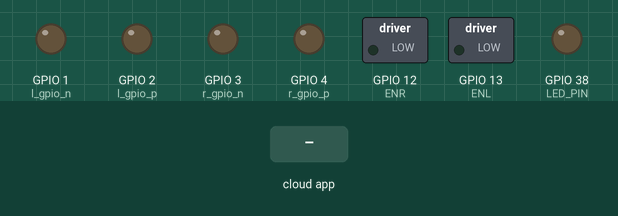
This sketch was run on a simulated ESP32. On the bench: switched loads named in the sketch (green lamp = pin HIGH), output pins drawn as LEDs (lit = HIGH). The test bench sets the inputs (shaded band). The ROS host is connected and sends only what is stated.

Above: at 3.4 s.
3.5 s: the phone or cloud app sets dir to 1
At 5.1 s:
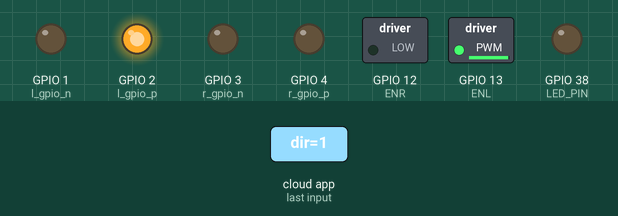
5.6 s: the phone or cloud app sets dir to 2
At 7.2 s:
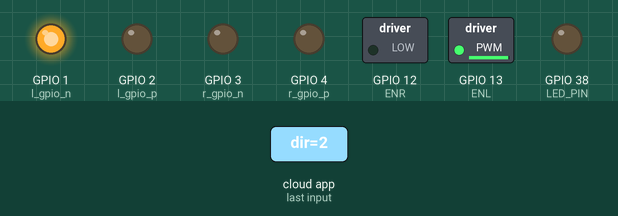
7.7 s: the phone or cloud app sets dir to 3
At 9.3 s:
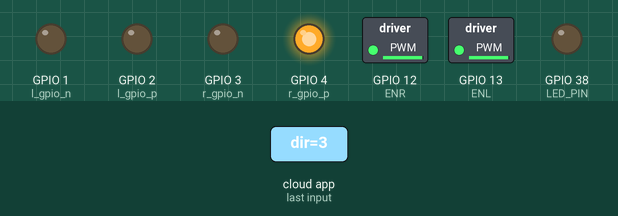
9.8 s: the phone or cloud app sets dir to 4
At 11.5 s:
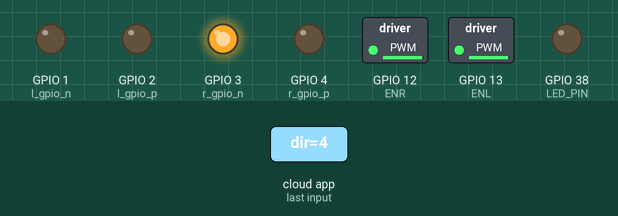
11.9 s: the phone or cloud app sets dir to 1
At 13.8 s:
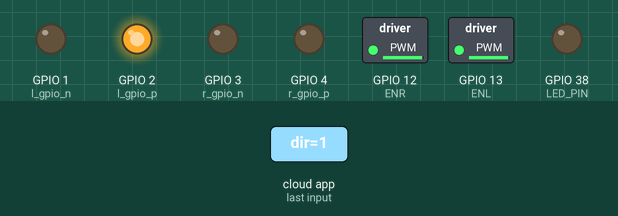
14.1 s: the phone or cloud app sets dir to 2
At 15.4 s:
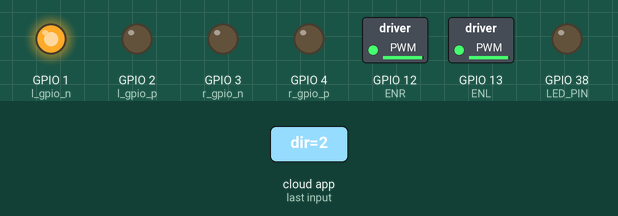
Timing chart, 0 to 17.1 s (numbered marks = the images above; inputs shaded):
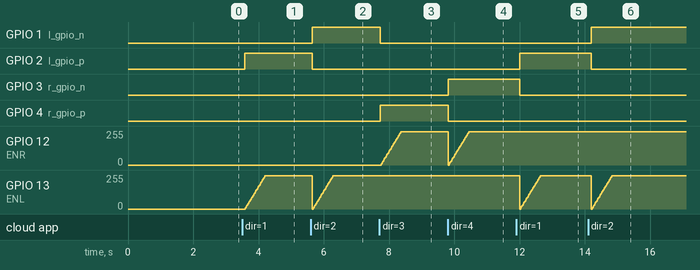

The sketch:

motorcontroller.ino
```cpp
#include <micro_ros_arduino.h>

#include <stdio.h>
#include <rcl/rcl.h>
#include <rcl/error_handling.h>
#include <rclc/rclc.h>
#include <rclc/executor.h>

#include <std_msgs/msg/int32.h>

enum DIR{
  FORWARD_LEFT,
  FORWARD_RIGHT,
  BACK_LEFT,
  BACK_RIGHT,
  FORWARD,
  BACK,
  STOP
};


rcl_subscription_t subscriber;
std_msgs__msg__Int32 msg;
rclc_executor_t executor;
rclc_support_t support;
rcl_allocator_t allocator;
rcl_node_t node;
rcl_timer_t timer;

int cur_dir = -1;

#define LED_PIN 38
#define ENR 12
#define r_gpio_p 4
#define r_gpio_n 3
#define ENL 13
#define l_gpio_p 2
#define l_gpio_n 1

#define PWM_FREQ 1000
#define PWM_RES  8
#define MAX_PWN 255
#define STEP_SIZE 10
#define STEP_DELAY 25

#define RCCHECK(fn) { rcl_ret_t temp_rc = fn; if((temp_rc != RCL_RET_OK)){error_loop();}}
#define RCSOFTCHECK(fn) { rcl_ret_t temp_rc = fn; if((temp_rc != RCL_RET_OK)){}}


void error_loop(){
  while(1){
    //digitalWrite(LED_PIN, !digitalRead(LED_PIN));
    delay(100);
  }
}

// all move 50ms
// -1 == stop
// 1  == move left forward motor
// 2 == move left back motor
// 3 == move right foward motor
// 4 == move right backward motor
// 5 == move both forward
// 6 == move both backward


void setDir(DIR d){
  switch(d){
    case FORWARD_LEFT:
      digitalWrite(r_gpio_p, LOW);
      digitalWrite(r_gpio_n, LOW);
      digitalWrite(l_gpio_p, HIGH);
      digitalWrite(l_gpio_n, LOW);
      buildSpeed(ENL);
      break;
    case BACK_LEFT:
      digitalWrite(r_gpio_p, LOW);
      digitalWrite(r_gpio_n, LOW);
      digitalWrite(l_gpio_p, LOW);
      digitalWrite(l_gpio_n, HIGH);
      buildSpeed(ENL);
      break;
    case FORWARD_RIGHT:
      digitalWrite(r_gpio_p, HIGH);
      digitalWrite(r_gpio_n, LOW);
      digitalWrite(l_gpio_p, LOW);
      digitalWrite(l_gpio_n, LOW);
      buildSpeed(ENR);
      break;
    case BACK_RIGHT:
      digitalWrite(r_gpio_p, LOW);
      digitalWrite(r_gpio_n, HIGH);
      digitalWrite(l_gpio_p, LOW);
      digitalWrite(l_gpio_n, LOW);
      buildSpeed(ENR);
      break;
    case FORWARD:
      digitalWrite(r_gpio_p, HIGH);
      digitalWrite(r_gpio_n, LOW);
      digitalWrite(l_gpio_p, HIGH);
      digitalWrite(l_gpio_n, LOW);
      setBuildSpeedBothSides();
      break;
    case BACK:
      digitalWrite(r_gpio_p, LOW);
      digitalWrite(r_gpio_n, HIGH);
      digitalWrite(l_gpio_p, LOW);
      digitalWrite(l_gpio_n, HIGH);
      setBuildSpeedBothSides();
      break;
    case STOP:
      digitalWrite(r_gpio_p, LOW);
      digitalWrite(r_gpio_n, LOW);
      digitalWrite(l_gpio_p, LOW);
      digitalWrite(l_gpio_n, LOW);
      setPwn(ENR, 0);
      setPwn(ENL, 0);
      break;
    default:
      digitalWrite(r_gpio_p, LOW);
      digitalWrite(r_gpio_n, LOW);
      digitalWrite(l_gpio_p, LOW);
      digitalWrite(l_gpio_n, LOW);
      setPwn(ENR, 0);
      setPwn(ENL, 0);
      break;

  }
}


void buildSpeed(int s){
  for(int i = 0; i < MAX_PWN; i += STEP_SIZE){
    setPwn(s, i);
    delay(STEP_DELAY);
  }
}

void setBuildSpeedBothSides(){
  for(int i = 0; i < MAX_PWN; i += STEP_SIZE){
    setPwn(ENR, i);
    setPwn(ENL, i);
    delay(STEP_DELAY);
  }
}
void setPwn(int s, int n){
  if(n > MAX_PWN) n = MAX_PWN;
  if(n < 0) n = 0;

  ledcWrite(s, n);
}


void subscription_callback(const void * msgin)
{
  const std_msgs__msg__Int32 * msg = (const std_msgs__msg__Int32 *)msgin;
  // add proper
  // Serial.println(msg->data);
  switch(msg->data){
    case 1:
      setDir(FORWARD_LEFT);
      break;
    case 2:
      setDir(BACK_LEFT);
      break;
    case 3:
      setDir(FORWARD_RIGHT);
      break;
    case 4:
      setDir(BACK_RIGHT);
      break;
    case 5:
      setDir(FORWARD);
      break;
    case 6:
      setDir(BACK);
      break;
    case -1:
      setDir(STOP);
      break;
    default:
      setDir(STOP);
      break;
  }

}


void setup() {

  set_microros_transports();
  Serial.begin(115200);
  delay(250);

  // set_microros_wifi_transports("Randy Lahey", "Agostini", "192.168.1.110", 8999);
  // WiFi.begin("Randy Lahey", "Agostini");
  // while (WiFi.status() != WL_CONNECTED) {
  //   delay(500);
  //   Serial.print(".");
  // }
  // Serial.println();
  // Serial.print("WiFi connected, IP: ");
  // Serial.println(WiFi.localIP());
  // Serial.println("Connecting to WiFi...");

  pinMode(LED_PIN, OUTPUT);
  pinMode(r_gpio_p, OUTPUT);
  pinMode(r_gpio_n, OUTPUT);
  pinMode(l_gpio_p, OUTPUT);
  pinMode(l_gpio_n, OUTPUT);
  digitalWrite(r_gpio_p, LOW);
  digitalWrite(r_gpio_n, LOW);
  digitalWrite(l_gpio_p, LOW);
  digitalWrite(l_gpio_n, LOW);
  ledcAttach(ENR, PWM_FREQ, PWM_RES);
  ledcAttach(ENL, PWM_FREQ, PWM_RES);
  delay(2000);

  allocator = rcl_get_default_allocator();

  //create init_options
  rcl_init_options_t init_options = rcl_get_zero_initialized_init_options();
  RCCHECK(rcl_init_options_init(&init_options, allocator));
  RCCHECK(rcl_init_options_set_domain_id(&init_options, 23));


  // Create support with these options
  RCCHECK(rclc_support_init_with_options(&support, 0, NULL, &init_options, &allocator));
  // create node
  RCCHECK(rclc_node_init_default(&node, "dir_recv", "", &support));

  // create subscriber
  RCCHECK(rclc_subscription_init_default(
    &subscriber,
    &node,
    ROSIDL_GET_MSG_TYPE_SUPPORT(std_msgs, msg, Int32),
    "dir"));

  // create executor
  RCCHECK(rclc_executor_init(&executor, &support.context, 1, &allocator));
  RCCHECK(rclc_executor_add_subscription(&executor, &subscriber, &msg, &subscription_callback, ON_NEW_DATA));
  //Serial.println("testst");
}

void loop() {
  delay(100);
  RCCHECK(rclc_executor_spin_some(&executor, RCL_MS_TO_NS(100)));
}
```

Measured:
- after the input at 3.5 s, GPIO 2 (l_gpio_p): LOW → HIGH after 0.07 s; GPIO 13 (ENL): moves from 0/255 to 249/255 over 0.60 s, starting after 0.10 s
- after the input at 5.6 s, GPIO 1 (l_gpio_n): LOW → HIGH after 0.05 s; GPIO 2 (l_gpio_p): HIGH → LOW after 0.05 s
- after the input at 7.7 s, GPIO 1 (l_gpio_n): HIGH → LOW at once; GPIO 4 (r_gpio_p): LOW → HIGH at once; GPIO 12 (ENR): moves from 0/255 to 249/255 over 0.60 s, starting after 0.06 s
- after the input at 9.8 s, GPIO 3 (r_gpio_n): LOW → HIGH at once; GPIO 4 (r_gpio_p): HIGH → LOW at once
- after the input at 11.9 s, GPIO 2 (l_gpio_p): LOW → HIGH after 0.11 s; GPIO 3 (r_gpio_n): HIGH → LOW after 0.11 s
- after the input at 14.1 s, GPIO 1 (l_gpio_n): LOW → HIGH after 0.10 s; GPIO 2 (l_gpio_p): HIGH → LOW after 0.10 s
